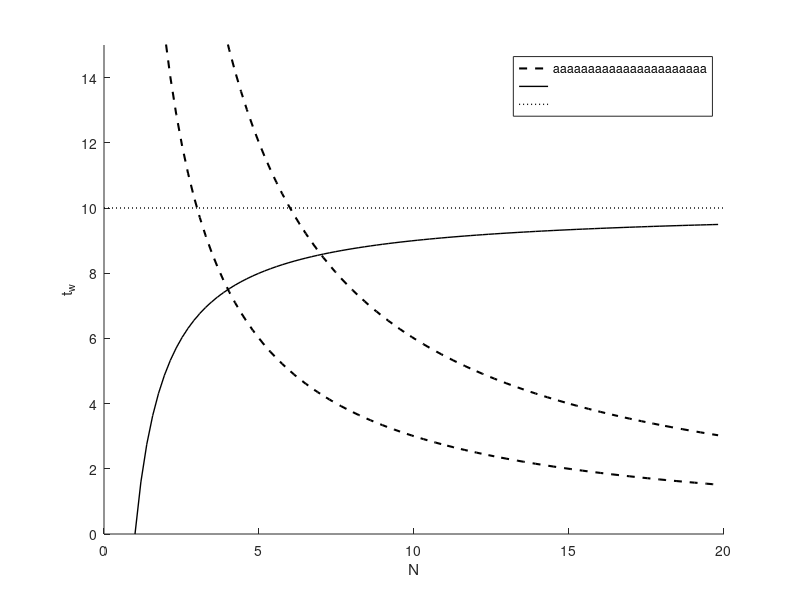
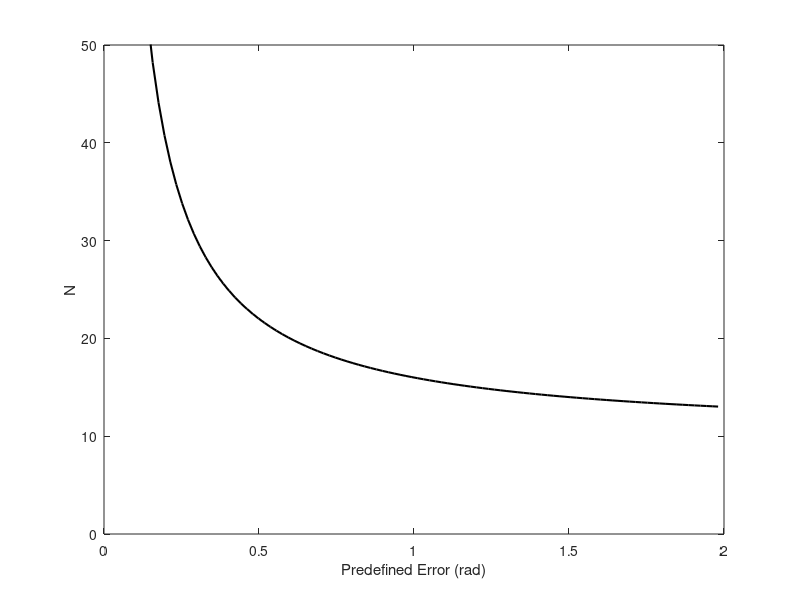

MATLAB code for these plots, in order:


ts = 10;

num = 100;
x = zeros(1,num);
y_smalltheta = zeros(1,num);
y_largetheta = zeros(1,num);
y_w = zeros(1,num);
x2 = zeros(1,num);

k1_s = 60;
k1_l = 30;
k1 = k1_s;
k2 = 10;

for k = 1:1:num;
    
    x(k) = 1 + (20 - 1)/num*(k-1);
    x2(k) = x(k)/10;
    
    y_smalltheta(k) = k1_s/x(k);
    y_largetheta(k) = k1_l/x(k);
    y_w(k) = ts - k2/x(k);
    
    y_theta(k) = k1/ts/x2(k) + k2;
end

figure;
hold on;
plot(x, y_smalltheta, 'k--', 'linewidth', 1.5);
plot(x, y_w, 'k', 'linewidth', 1);
plot(0:1:20, ts*ones(1,21), 'k:', 'linewidth', 1);
plot(x, y_largetheta, 'k--', 'linewidth', 1.5);
axis([0 20 0 15]);
legend('aaaaaaaaaaaaaaaaaaaaaa', '            ', '            ');
xlabel('N');
ylabel('t_w');

figure;
plot(x2, y_theta, 'k', 'linewidth', 1.5);
xlabel('Predefined Error (rad)');
ylabel('N');
axis([0 2 0 50]);
